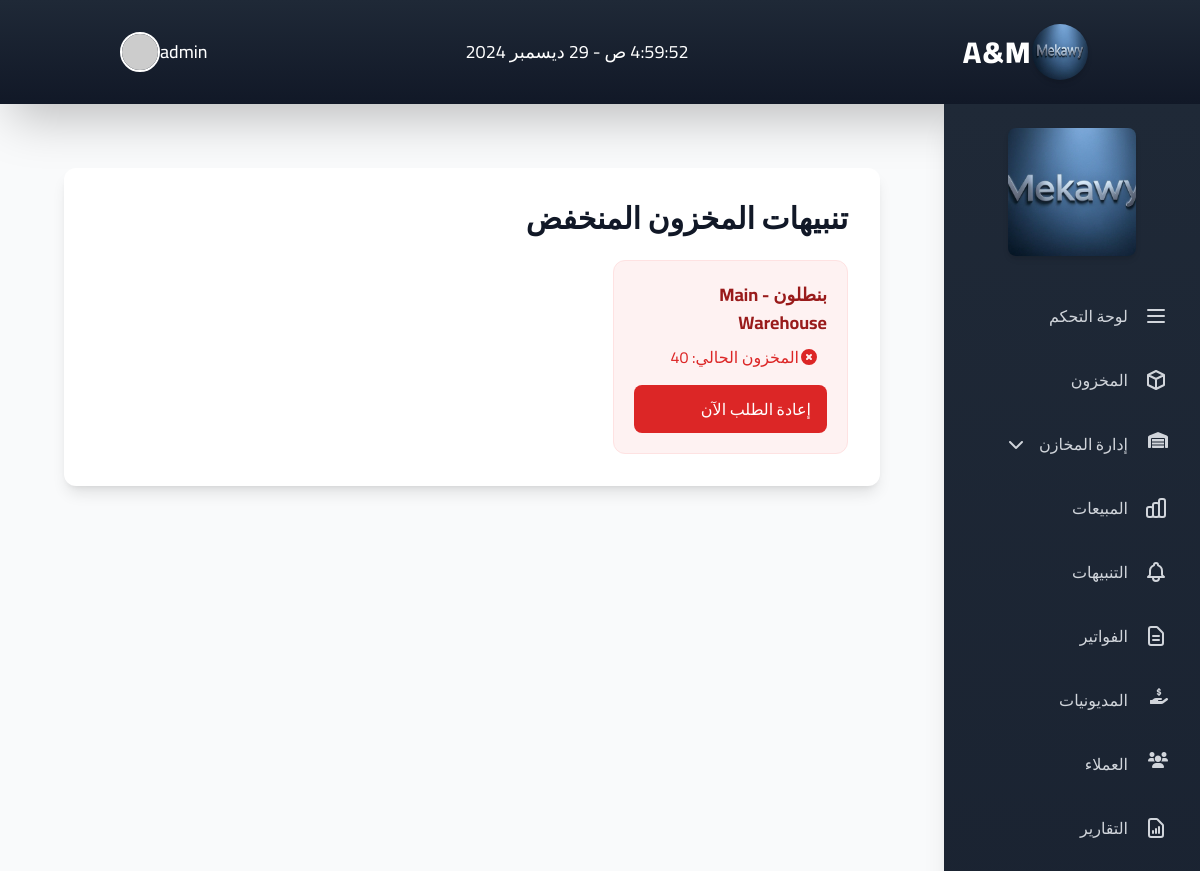
Screenshot of /alerts (signed in) with the database file from the repository.
### app.py (models this page shows, shortened)
class Settings(db.Model):
    id = db.Column(db.Integer, primary_key=True)
    brand_name = db.Column(db.String(100), default='My Store')
    logo_url = db.Column(db.String(200))
    sidebar_image_url = db.Column(db.String(200))
    owner_email = db.Column(db.String(120))
    theme_color = db.Column(db.String(20), default='#007bff')
    about_title = db.Column(db.String(200))
    about_text = db.Column(db.Text)
    contact_phone = db.Column(db.String(50))
    contact_email = db.Column(db.String(120))
    show_dashboard = db.Column(db.Boolean, default=True)
    show_inventory = db.Column(db.Boolean, default=True)
    show_warehouses = db.Column(db.Boolean, default=True)
    show_sales = db.Column(db.Boolean, default=True)
    show_alerts = db.Column(db.Boolean, default=True)
    show_invoices = db.Column(db.Boolean, default=True)
    show_reports = db.Column(db.Boolean, default=True)
    show_debtors = db.Column(db.Boolean, default=True)
    show_clients = db.Column(db.Boolean, default=True)
    show_settings = db.Column(db.Boolean, default=True)
    sidebar_order = db.Column(db.String(500), default='dashboard,inventory,warehouses,sales,alerts,invoices,reports,debtors,clients')

class User(UserMixin, db.Model):
    id = db.Column(db.Integer, primary_key=True)
    username = db.Column(db.String(80), unique=True, nullable=False)
    password = db.Column(db.String(120), nullable=False)
    is_admin = db.Column(db.Boolean, default=False)
    role = db.Column(db.String(20), default='staff')  # 'owner', 'hr', 'staff'

class Jeans(db.Model):
    id = db.Column(db.Integer, primary_key=True)
    name = db.Column(db.String(100), nullable=False)  # اسم المنتج
    barcode = db.Column(db.String(50), unique=True)  # الكود
    sizes = db.Column(db.String(200), nullable=False)  # المقاسات
    colors = db.Column(db.String(200), nullable=False)  # الالوان
    price = db.Column(db.Float, nullable=False)  # السعر بالجنيه
    quantity = db.Column(db.Integer, default=0)
    pieces_per_dozen = db.Column(db.Integer, nullable=False)  # الدسته كام قطعه
    dozens_per_package = db.Column(db.Integer, nullable=False)  # الشيكاره كام دسته
    image_url = db.Column(db.String(200))
    date_added = db.Column(db.DateTime, default=datetime.utcnow)
    stocks = db.relationship('JeansStock', backref='jeans')

class Warehouse(db.Model):
    id = db.Column(db.Integer, primary_key=True)
    name = db.Column(db.String(100), nullable=False)
    location = db.Column(db.String(200))
    description = db.Column(db.Text)
    items = db.relationship('InvoiceItem', back_populates='warehouse')

class JeansStock(db.Model):
    __tablename__ = 'jeans_stock'
    __table_args__ = {'extend_existing': True}
    id = db.Column(db.Integer, primary_key=True)
    jeans_id = db.Column(db.Integer, db.ForeignKey('jeans.id'))
    warehouse_id = db.Column(db.Integer, db.ForeignKey('warehouse.id'))
    quantity = db.Column(db.Integer, default=0)
    warehouse = db.relationship('Warehouse', backref='jeans_stocks')

### app.py (the view)
@app.route('/alerts')
@login_required
def alerts():
    low_stock = db.session.query(Jeans, JeansStock)\
        .join(JeansStock)\
        .filter(JeansStock.quantity < 48)\
        .all()
    return render_template('alerts.html', low_stock=low_stock)

### app.py (called while the page is built)
@app.context_processor
def inject_settings():
    settings = Settings.query.first()
    if not settings:
        settings = Settings()
        db.session.add(settings)
        db.session.commit()
    return dict(settings=settings)

@login_manager.user_loader
def load_user(user_id):
    return User.query.get(int(user_id))

### templates/alerts.html (shortened to what this page needs)
{% extends 'base.html' %}
{% block content %}
<div class="max-w-7xl mx-auto px-4 sm:px-6 lg:px-8 py-8">
    <div class="bg-white rounded-xl shadow-lg p-6 sm:p-8">
        <h2 class="text-2xl md:text-3xl font-bold mb-6 text-gray-900">تنبيهات المخزون المنخفض</h2>
        <div class="grid grid-cols-1 sm:grid-cols-2 lg:grid-cols-3 gap-6">
            {% for jeans, stock in low_stock %}
            <div class="bg-red-50 border border-red-100 p-5 rounded-xl transition-all hover:shadow-md">
                <div class="flex flex-col h-full">
                    <h3 class="font-bold text-lg text-red-800 mb-2">{{ jeans.name }} - {{ stock.warehouse.name  }}</h3>
                    <p class="text-red-600 mb-4 flex items-center">
                        <span class="mr-2">
                        </span>
                        المخزون الحالي: {{ stock.quantity }}
                    </p>
                    <a href="{{ url_for('update', id=jeans.id) }}" class="mt-auto w-full bg-red-600 text-white px-4 py-3 rounded-lg font-medium transition-colors hover:bg-red-700 focus:outline-none focus:ring-2 focus:ring-red-500 focus:ring-offset-2">
                        إعادة الطلب الآن
                    </a>
                </div>
            </div>
            {% endfor %}
        </div>
    </div>
</div>
{% endblock %}

### templates/base.html (shortened to what this page needs)
<!DOCTYPE html>
<html lang="ar-EG" dir="rtl">
<head>
    <script src="https://cdn.tailwindcss.com"></script>
    <link href="https://cdnjs.cloudflare.com/ajax/libs/font-awesome/6.0.0/css/all.min.css" rel="stylesheet">
</head>
<body class="bg-gray-50 font-['Cairo']">
    {% include 'components/header.html' %}
    <div class="flex flex-col md:flex-row min-h-screen">
        {% include 'components/sidebar.html' %}
        <main class="flex-1 p-4 md:p-8 transition-all duration-300">
            <div class="max-w-7xl mx-auto">
                {% block content %}{% endblock %}
            </div>
        </main>
    </div>
</body>
</html>

### templates/components/header.html (shortened to what this page needs)
<header class="bg-gradient-to-b from-gray-800 to-gray-900 shadow-2xl">
    <div class="container mx-auto px-6">
        <div class="flex justify-between items-center py-6">
            <div class="flex items-center space-x-4">
                {% if settings.logo_url %}
                    <img src="{{ url_for('static', filename=settings.logo_url.replace('/static/', '')) }}" alt="شعار متجر الجينز" class="h-14 w-14 rounded-full shadow-md transform hover:scale-110 transition-transform duration-300">
                {% else %}
                    <img src="{{ url_for('static', filename='img/default-logo.png') }}" alt="شعار متجر الجينز" class="h-14 w-14 rounded-full shadow-md transform hover:scale-110 transition-transform duration-300">
                {% endif %}
                <h1 class="text-3xl font-extrabold text-white tracking-wider hover:text-blue-200 transition-colors duration-300">A&M</h1>
            </div>
            <span class="text-white text-lg" id="currentTime"></span>
            <div class="flex items-center space-x-6">
                <div class="relative group">
                    <button class="flex items-center space-x-2 text-white hover:text-blue-200 transition-colors duration-300">
                        <span class="text-lg font-medium">{{ current_user.username }}</span>
                        <img src="https://i.pravatar.cc/150?img=12" alt="Profile" class="h-10 w-10 rounded-full border-2 border-white">
                    </button>
                </div>
            </div>
        </div>
    </div>
</header>

### templates/components/sidebar.html (shortened to what this page needs)
<aside class="bg-gradient-to-b from-gray-800 to-gray-900 text-white w-full md:w-64 min-h-screen px-4 py-6 shadow-xl">
    <div class="mb-8 transition-transform hover:scale-105">
        {% if settings.logo_url %}
            <img src="{{ url_for('static', filename=settings.logo_url.replace('/static/', '')) }}" alt="شعار متجر الجينز" class="mx-auto rounded-lg shadow-md w-32 h-32 object-cover">
        {% else %}
            <img src="{{ url_for('static', filename='img/default-logo.png') }}" alt="شعار متجر الجينز" class="mx-auto rounded-lg shadow-md w-32 h-32 object-cover">
        {% endif %}
    </div>
    <nav>
        <ul class="space-y-2">
            {% set order = settings.sidebar_order.split(',') %}
            {% for item in order %}
                {% if item == 'dashboard' and settings.show_dashboard %}
                    <li>
                        <a href="/dashboard" class="flex items-center justify-start gap-4 p-4 hover:bg-gray-700/60 rounded-xl transition-all duration-300 ease-in-out hover:shadow-lg group">
                            <svg class="w-6 h-6 text-gray-300 group-hover:text-white transition-colors" fill="none" stroke="currentColor" viewBox="0 0 24 24">
                                <path stroke-linecap="round" stroke-linejoin="round" stroke-width="2" d="M4 6h16M4 12h16M4 18h16"></path>
                            </svg>
                            <span class="text-base font-medium text-gray-300 group-hover:text-white transition-colors">لوحة التحكم</span>
                        </a>
                    </li>
                {% endif %}
                {% if item == 'inventory' and settings.show_inventory %}
                    <li>
                        <a href="/inventory" class="flex items-center justify-start gap-4 p-4 hover:bg-gray-700/60 rounded-xl transition-all duration-300 ease-in-out hover:shadow-lg group">
                            <svg class="w-6 h-6 text-gray-300 group-hover:text-white transition-colors" fill="none" stroke="currentColor" viewBox="0 0 24 24">
                                <path stroke-linecap="round" stroke-linejoin="round" stroke-width="2" d="M20 7l-8-4-8 4m16 0l-8 4m8-4v10l-8 4m0-10L4 7m8 4v10M4 7v10l8 4"></path>
                            </svg>
                            <span class="text-base font-medium text-gray-300 group-hover:text-white transition-colors">المخزون</span>
                        </a>
                    </li>
                {% endif %}
                {% if item == 'warehouses' and settings.show_warehouses %}
                    <li class="sidebar-item">
                        <a href="#" class="flex items-center justify-start gap-4 p-4 hover:bg-gray-700/60 rounded-xl transition-all duration-300 ease-in-out hover:shadow-lg group" onclick="toggleSubmenu('warehouseSubmenu')">
                            <i class="fas fa-warehouse text-gray-300 group-hover:text-white transition-colors w-6 h-6"></i>
                            <span class="text-base font-medium text-gray-300 group-hover:text-white transition-colors">إدارة المخازن</span>
                            <i class="fas fa-chevron-down text-gray-300 group-hover:text-white transition-colors ml-auto"></i>
                        </a>
                    </li>
                {% endif %}
                {% if item == 'sales' and settings.show_sales %}
                    <li>
                        <a href="/sales" class="flex items-center justify-start gap-4 p-4 hover:bg-gray-700/60 rounded-xl transition-all duration-300 ease-in-out hover:shadow-lg group">
                            <span class="text-base font-medium text-gray-300 group-hover:text-white transition-colors">المبيعات</span>
                        </a>
                    </li>
                {% endif %}
                {% if item == 'alerts' and settings.show_alerts %}
                    <li>
                        <a href="/alerts" class="flex items-center justify-start gap-4 p-4 hover:bg-gray-700/60 rounded-xl transition-all duration-300 ease-in-out hover:shadow-lg group">
                            <span class="text-base font-medium text-gray-300 group-hover:text-white transition-colors">التنبيهات</span>
                        </a>
                    </li>
                {% endif %}
                {% if item == 'invoices' and settings.show_invoices %}
                    <li>
                        <a href="{{ url_for('list_invoices') }}" class="flex items-center justify-start gap-4 p-4 hover:bg-gray-700/60 rounded-xl transition-all duration-300 ease-in-out hover:shadow-lg group">
                            <span class="text-base font-medium text-gray-300 group-hover:text-white transition-colors">الفواتير</span>
                        </a>
                    </li>
                {% endif %}
                {% if item == 'reports' and settings.show_reports %}
                    <li>
                        <a href="/reports" class="flex items-center justify-start gap-4 p-4 hover:bg-gray-700/60 rounded-xl transition-all duration-300 ease-in-out hover:shadow-lg group">
                            <span class="text-base font-medium text-gray-300 group-hover:text-white transition-colors">التقارير</span>
                        </a>
                    </li>
                {% endif %}
                {% if item == 'debtors' and settings.show_debtors %}
                    <li class="sidebar-item">
                        <a href="{{ url_for('debtors') }}" class="flex items-center justify-start gap-4 p-4 hover:bg-gray-700/60 rounded-xl transition-all duration-300 ease-in-out hover:shadow-lg group">
                            <i class="fas fa-hand-holding-usd text-gray-300 group-hover:text-white transition-colors w-6 h-6"></i>
                            <span class="text-base font-medium text-gray-300 group-hover:text-white transition-colors">المديونيات</span>
                        </a>
                    </li>
                {% endif %}
                {% if item == 'clients' and settings.show_clients %}
                    <li class="sidebar-item">
                        <a href="{{ url_for('list_clients') }}" class="flex items-center justify-start gap-4 p-4 hover:bg-gray-700/60 rounded-xl transition-all duration-300 ease-in-out hover:shadow-lg group">
                            <i class="fas fa-users text-gray-300 group-hover:text-white transition-colors w-6 h-6"></i>
                            <span class="text-base font-medium text-gray-300 group-hover:text-white transition-colors">العملاء</span>
                        </a>
                    </li>
                {% endif %}
            {% endfor %}
        </ul>
    </nav>
</aside>

### templates/base.html (style rules this page uses)
body { font-size: 16px; touch-action: manipulation; }

### rows the page displays
Settings: logo_url (picture), show_dashboard True (drawn), show_inventory True (drawn), show_warehouses True (drawn), show_sales True (drawn), show_alerts True (drawn), show_invoices True (drawn), show_debtors True (drawn), show_clients True (drawn), show_reports True (drawn)
User: username "admin"
Jeans: name "بنطلون", warehouse.name "Main Warehouse", quantity "40"
